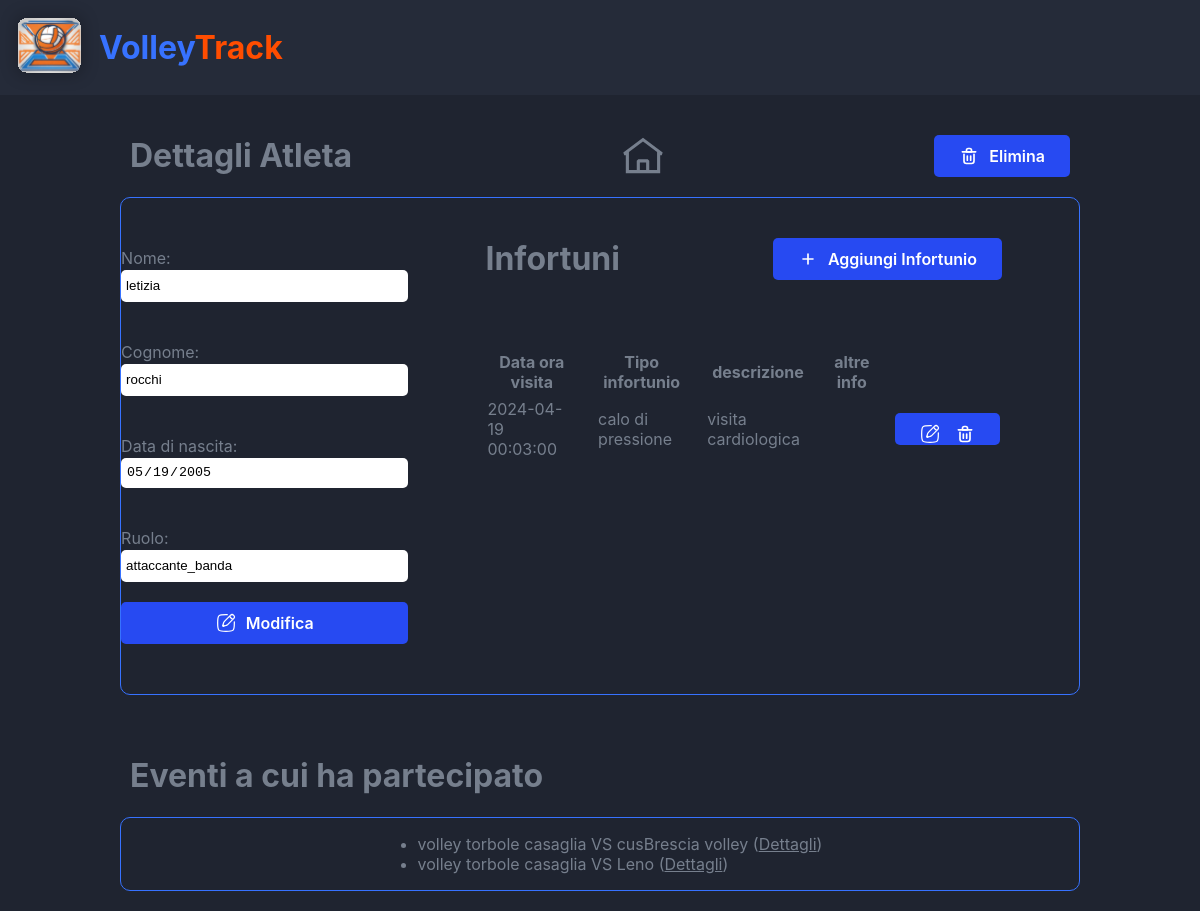
The page /dettagli_atleta.php?id=13 on the database its author committed.
### tables this page shows
CREATE TABLE `atleta` (
  `id` int NOT NULL,
  `nome` varchar(30) DEFAULT NULL,
  `cognome` varchar(30) DEFAULT NULL,
  `data_nascita` date DEFAULT NULL,
  `ruolo` varchar(30) DEFAULT NULL
);

CREATE TABLE `informazioni_mediche` (
  `id` int NOT NULL,
  `fkAtleta` int NOT NULL,
  `data_ora_visita` datetime DEFAULT NULL,
  `tipo_infortunio` varchar(50) DEFAULT NULL,
  `descrizione` varchar(100) DEFAULT NULL,
  `altre_informazioni` varchar(50) DEFAULT NULL
);

CREATE TABLE `evento` (
  `id` int NOT NULL,
  `tipo` varchar(30) DEFAULT NULL,
  `data_ora_inizio` datetime DEFAULT NULL,
  `descrizione` varchar(100) DEFAULT NULL,
  `luogo` varchar(50) DEFAULT NULL,
  `durata` int DEFAULT NULL
);

### dettagli_atleta.php (the view, shortened to what this page needs)
<!DOCTYPE html>
<html>
<head>
    <link rel="stylesheet" href="./css/style.css">
</head>
<body>
    <div class="Container">
        <div class="Header__container">
            <div class="Header__logo"><img src="./images/logo.svg" alt='Logo' /></div>
            <div class="Header__title"><span class="blu">Volley</span><span class="orange">Track</span></div>
        </div>
        <?php
        if (isset($_GET['id'])) {
            $mydb = new mysqli(SERVER, UTENTE, PASSWORD, DATABASE);
            $id_atleta = $mydb->real_escape_string($_GET['id']);
            $sql_atleta = "SELECT * FROM atleta WHERE id = '$id_atleta'";
            $result_atleta = $mydb->query($sql_atleta);
            if ($result_atleta->num_rows > 0) {
        ?>
                <div class="Main__container">
                    <div class="Main__header">
                        <h1>Dettagli Atleta</h1>
                        <img onclick='back_home()' class='Home' src="./images/home.svg" alt="Home" />
                        <div class="Button" onclick="delete_atleta()">
                            <img src="./images/delete.svg" alt="Delete user" />
                            Elimina
                        </div>
                    </div>
                    <div class="Container__atleta">
                        <div class="Main__body Dettagli_Atleta">
                            <?php
                            while ($row_atleta = $result_atleta->fetch_assoc()) {
                            ?>
                                <div class="form">
                                    Nome: <input type="text" autocomplete="off" name="nome" id="nome" readonly value='<?php echo $row_atleta["nome"] ?>'>
                                    Cognome: <input type="text" autocomplete="off" name="cognome" id="cognome" readonly value='<?php echo $row_atleta["cognome"] ?>'>
                                    Data di nascita: <input type="date" name="data_nascita" id="data_nascita" readonly value='<?php echo $row_atleta["data_nascita"] ?>'>
                                    Ruolo: <input type="text" autocomplete="off" name="ruolo" id="ruolo" readonly value='<?php echo $row_atleta["ruolo"] ?>'>
                                    <a class="Button" onclick="change_state()" id='btnUpdate'><img src="./images/update.svg" alt="Update user" />Modifica</a>
                                </div>
                            <?php
                            }
                            ?>
                        </div>
                        <div class="infortuni">
                            <div class="Main__container">
                                <div class="Main__header">
                                    <h1>Infortuni</h1>
                                    <div class="Button" onclick="handleAddInjury()">
                                        <img src="./images/add.svg" alt="Add injury" />
                                        Aggiungi Infortunio
                                    </div>
                                </div>
                                <div class="Main__body">
                                    <?php
                                    $sql = "SELECT * FROM `informazioni_mediche` where fkAtleta = '$id_atleta' order by data_ora_visita";
                                    $result = $mydb->query($sql);
                                    echo "<table><thead><tr><th>Data ora visita</th><th>Tipo infortunio</th><th>descrizione</th><th>altre info</th><th></th></tr></thead><tbody>";
                                    if ($result && $result->num_rows > 0) {
                                    ?>
                                        <?php
                                        while ($row = $result->fetch_assoc()) {
                                        ?>
                                            <tr>
                                                <td>
                                                    <?php echo "<span id='sp_data_ora_visita_" . $row["id"] . "'>" . $row['data_ora_visita'] . "</span>" ?>
                                                </td>
                                                <td>
                                                    <?php echo "<span id='sp_tipo_infortunio_" . $row["id"] . "'>" . $row['tipo_infortunio'] . "</span>" ?>
                                                </td>
                                                <td>
                                                    <?php echo "<span id='sp_descrizione_" . $row["id"] . "'>" . $row['descrizione'] . "</span>" ?>
                                                </td>
                                                <td>
                                                </td>
                                                <td>
                                                    <div class='Injury__action Injury__action_state_1' id='Injury__action_state_1_<?php echo $row["id"] ?>'><a onclick='handle_row_update(<?php echo $row["id"] ?>)' class='Button' id='btnUpdateStat'><img src='./images/update.svg' alt='Update injury' /></a><a class='Button' onclick='handleDeleteInjury(<?php echo $row["id"] ?>)'><img src='./images/delete.svg' alt='Delete stat' /></a></div>
                                                </td>
                                            </tr>
                                        <?php
                                        }
                                        ?>
                                        <?php
                                        echo "</tbody></table>";
                                        ?>
                                    <?php
                                    }
                                    ?>
                                </div>
                            </div>
                        </div>
                    </div>
                </div>
                <div class="Main__container eventi">
                    <div class="Main__header">
                        <h1>Eventi a cui ha partecipato</h1>
                    </div>
                    <div class="Main__body Eventi">
                        <?php
                        $sql_eventi = "SELECT evento.* FROM evento INNER JOIN partecipa ON evento.id = partecipa.fkEvento WHERE partecipa.fkAtleta = '$id_atleta'";
                        $result_eventi = $mydb->query($sql_eventi);
                        if ($result_eventi->num_rows > 0) {
                            echo "<ul>";
                            while ($row_eventi = $result_eventi->fetch_assoc()) {
                                echo "<li>" . $row_eventi["descrizione"] . " (<a href='dettagli_evento.php?id=" . $row_eventi["id"] . "&id_atleta=" . $id_atleta . "'>Dettagli</a>)</li>";
                            }
                            echo "</ul>";
                        } else {
                        ?> <div class="NoData">
                                L'atleta non ha partecipato a nessun evento.
                            </div><?php
                                }
                                    ?>
                    </div>
                </div>
        <?php
            } else {
                echo "Atleta non trovato";
            }
        } else {
            header('Location: home.php');
            exit;
        }
        ?>
    </div>
</body>
</html>

### css/style.css (style rules this page uses)
:root { font-size: 16px; font-family: Inter, sans-serif; --background-primary: #1f2430; --background-secondary: #252b39; --color: #767f8d; --blu: #3772ff; --orange: #ff4d00; --button-primary: #274af2; }
html, body { margin: 0; padding: 0; box-sizing: border-box; color: var(--color); background-color: var(--background-primary); font-size: 16px; }
.blu { color: var(--blu); }
.orange { color: var(--orange); }
.Main__header { display: flex; align-items: center; justify-content: space-between; }
.Main__header .Back, .Main__header .Home { height: 50px; cursor: pointer; }
input { outline: none; appearance: none; border: none; border-radius: 5px; }
.Button { background-color: var(--button-primary); color: white; padding: 11px 25px; border-radius: 5px; cursor: pointer; font-weight: 600; display: flex; align-items: center; text-decoration: none; }
.Button img { width: 20px; padding-right: 10px; }
.Container { display: flex; flex-direction: column; align-items: center; justify-content: center; }
.Header__container { background-color: var(--background-secondary); display: flex; align-items: center; justify-content: flex-start; width: 100%; }
.Header__title { font-weight: bold; font-size: 32px; }
.Main__container { width: 80%; padding: 20px; }
.Main__header { display: flex; justify-content: space-between; align-items: center; padding: 0 10px; }
.Main__body { border: 1px solid var(--blu); border-radius: 10px; display: flex; justify-content: center; flex-wrap: wrap; }
.Main__body .form { padding: 50px 0; }
input[type="text"], input[type="datetime-local"], input[type="date"] { height: 30px; padding-left: 5px; }
.form { display: flex; flex-direction: column; }
.form span, .form input { margin-bottom: 10px; }
.form input { margin-top: 2px; }
a, .form a { margin-top: 10px; }
.Main__body .form a { display: flex; justify-content: center; align-items: center; }
.table_link, .Eventi li a { color: var(--color) !important; }
table { margin: 50px 0; }
table td, table th { padding: 0 10px; }
table td { padding-top: 5px; }
.Stats__action .Button, .Injury__action .Button { justify-content: center; padding: 0; }
.Injury__action .Button img, .Stats__action .Button img { width: 20px; padding-right: 0; }
.Injury__action .Button:not(:first-child), .Stats__action .Button:not(:first-child) { margin-left: 15px; }
.Injury__action, .Stats__action { background-color: var(--button-primary); color: white; padding: 0 25px; height: 32px; border-radius: 5px; cursor: pointer; display: flex; align-items: center; justify-content: center; }
.Container__atleta { display: flex; align-items: flex-start; justify-content: center; border: 1px solid var(--blu); border-radius: 10px; }
.Container__atleta .Main__body { border: none; }
.Container__atleta .Dettagli_Atleta, .Container__atleta .infortuni { height: 100%; }
.Container__atleta .Dettagli_Atleta { display: flex; width: 30%; }
.infortuni { display: flex; align-items: center; justify-content: center; width: 70%; }

### rows shown on the page
atleta: nome "letizia", cognome "rocchi", data_nascita "05/19/2005", ruolo "attaccante_banda"
informazioni_mediche: data_ora_visita "2024-04-19 00:03:00", tipo_infortunio "calo di pressione", descrizione "visita cardiologica"
evento: descrizione "volley torbole casaglia VS cusBrescia volley"
evento: descrizione "volley torbole casaglia VS Leno"
